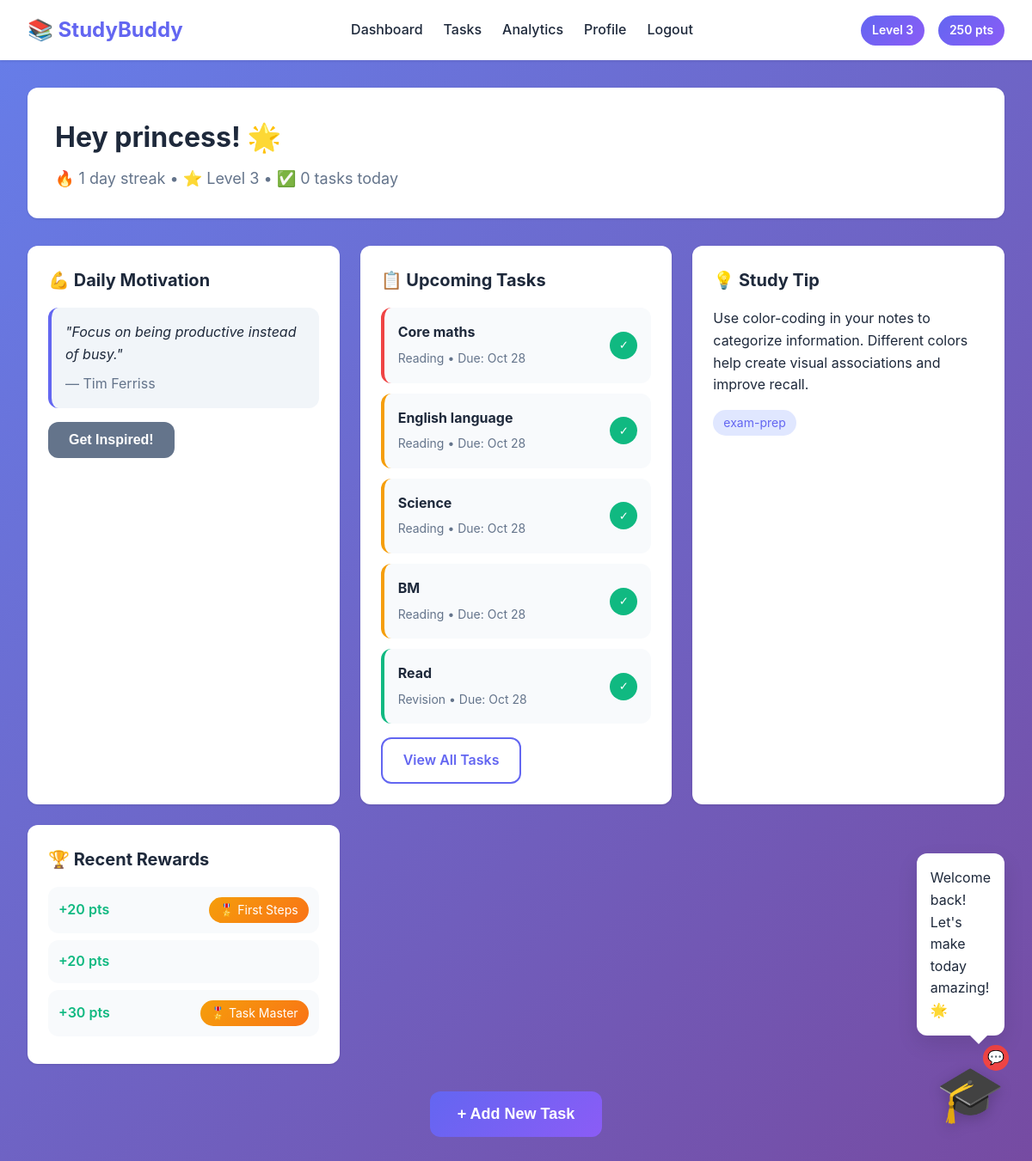
Page /dashboard/ (signed in) on the committed database.
### core/models.py (models this page shows, shortened)
class UserProfile(models.Model):
    user = models.OneToOneField(User, on_delete=models.CASCADE, related_name='profile')
    profile_image = models.ImageField(upload_to='profiles/', null=True, blank=True)
    level = models.IntegerField(default=1)
    total_points = models.IntegerField(default=0)
    streak_count = models.IntegerField(default=0)
    last_activity_date = models.DateField(null=True, blank=True)

class Quote(models.Model):
    CATEGORY_CHOICES = [
        ('motivation', 'Motivation'),
        ('focus', 'Focus'),
        ('time-management', 'Time Management'),
    ]
    content = models.TextField()
    author = models.CharField(max_length=100)
    category = models.CharField(max_length=30, choices=CATEGORY_CHOICES, default='motivation')
    date_added = models.DateTimeField(auto_now_add=True)

class Task(models.Model):
    CATEGORY_CHOICES = [
        ('homework', 'Homework'),
        ('reading', 'Reading'),
        ('revision', 'Revision'),
        ('other', 'Other'),
    ]
    PRIORITY_CHOICES = [
        ('low', 'Low'),
        ('medium', 'Medium'),
        ('high', 'High'),
    ]
    user = models.ForeignKey(User, on_delete=models.CASCADE, related_name='tasks')
    title = models.CharField(max_length=200)
    description = models.TextField(blank=True)
    category = models.CharField(max_length=20, choices=CATEGORY_CHOICES, default='other')
    priority = models.CharField(max_length=20, choices=PRIORITY_CHOICES, default='medium')
    due_date = models.DateTimeField()
    is_completed = models.BooleanField(default=False)
    created_at = models.DateTimeField(auto_now_add=True)
    completed_at = models.DateTimeField(null=True, blank=True)
    class Meta:
        ordering = ['-created_at']

class StudyTip(models.Model):
    DIFFICULTY_CHOICES = [
        ('easy', 'Easy'),
        ('moderate', 'Moderate'),
        ('hard', 'Hard'),
    ]
    content = models.TextField()
    difficulty_level = models.CharField(max_length=20, choices=DIFFICULTY_CHOICES, default='moderate')
    context_tag = models.CharField(max_length=50)
    date_added = models.DateTimeField(auto_now_add=True)

class Reward(models.Model):
    user = models.ForeignKey(User, on_delete=models.CASCADE, related_name='rewards')
    task = models.ForeignKey(Task, on_delete=models.SET_NULL, null=True, blank=True)
    points_earned = models.IntegerField(default=0)
    badge_name = models.CharField(max_length=100, null=True, blank=True)
    date_awarded = models.DateTimeField(auto_now_add=True)
    class Meta:
        ordering = ['-date_awarded']

### core/views.py (the view)
# urls.py: path('dashboard/', views.dashboard_view, name='dashboard'),
@login_required
def dashboard_view(request):
    tasks = Task.objects.filter(user=request.user, is_completed=False).order_by('due_date')[:5]
    recent_rewards = Reward.objects.filter(user=request.user)[:3]
    completed_today = Task.objects.filter(
        user=request.user,
        is_completed=True,
        completed_at__date=timezone.now().date()
    ).count()
    quote = Quote.objects.order_by('?').first()
    tip = StudyTip.objects.order_by('?').first()
    context = {
        'tasks': tasks,
        'recent_rewards': recent_rewards,
        'completed_today': completed_today,
        'quote': quote,
        'tip': tip,
        'profile': request.user.profile,
    }
    return render(request, 'dashboard.html', context)

### templates/dashboard.html (shortened to what this page needs)
{% extends 'base.html' %}
{% block content %}
<div class="dashboard">
    <div class="welcome-section">
        <h1>Hey {{ user.username }}! 🌟</h1>
        <p class="streak-text">
            🔥 {{ profile.streak_count }} day streak •
            ⭐ Level {{ profile.level }} •
            ✅ {{ completed_today }} tasks today
        </p>
    </div>
    <div class="dashboard-grid">
        <div class="card motivation-card">
            <h2>💪 Daily Motivation</h2>
            {% if quote %}
            <blockquote class="quote">
                "{{ quote.content }}"
                <footer>— {{ quote.author }}</footer>
            </blockquote>
            {% endif %}
            <button onclick="getNewMotivation()" class="btn btn-secondary">Get Inspired!</button>
        </div>
        <div class="card tasks-card">
            <h2>📋 Upcoming Tasks</h2>
            {% if tasks %}
            <ul class="task-list">
                {% for task in tasks %}
                <li class="task-item priority-{{ task.priority }}">
                    <div class="task-info">
                        <strong>{{ task.title }}</strong>
                        <span class="task-meta">{{ task.category|title }} • Due: {{ task.due_date|date:"M d" }}</span>
                    </div>
                    <button onclick="completeTask({{ task.id }})" class="btn-icon">✓</button>
                </li>
                {% endfor %}
            </ul>
            {% else %}
            <p class="empty-state">No pending tasks. You're all caught up! 🎉</p>
            {% endif %}
            <a href="{% url 'tasks' %}" class="btn btn-outline">View All Tasks</a>
        </div>
        <div class="card tips-card">
            <h2>💡 Study Tip</h2>
            {% if tip %}
            <p class="tip-content">{{ tip.content }}</p>
            <span class="tip-tag">{{ tip.context_tag }}</span>
            {% endif %}
        </div>
        <div class="card rewards-card">
            <h2>🏆 Recent Rewards</h2>
            {% if recent_rewards %}
            <ul class="rewards-list">
                {% for reward in recent_rewards %}
                <li class="reward-item">
                    <span class="reward-points">+{{ reward.points_earned }} pts</span>
                    {% if reward.badge_name %}
                    <span class="badge">🎖️ {{ reward.badge_name }}</span>
                    {% endif %}
                </li>
                {% endfor %}
            </ul>
            {% else %}
            <p class="empty-state">Complete tasks to earn rewards! 🎁</p>
            {% endif %}
        </div>
    </div>
    <div class="quick-add">
        <button onclick="showTaskModal()" class="btn btn-primary btn-large">+ Add New Task</button>
    </div>
</div>
{% endblock %}

### templates/base.html (shortened to what this page needs)
{% load static %}
<!DOCTYPE html>
<html lang="en">
<head>
    <link rel="stylesheet" href="/static/css/style.css">
</head>
<body>
    {% if user.is_authenticated %}
    <nav class="navbar">
        <div class="nav-container">
            <div class="nav-brand">
                <span class="logo">📚 StudyBuddy</span>
            </div>
            <div class="nav-links">
                <a href="{% url 'dashboard' %}" class="nav-link">Dashboard</a>
                <a href="{% url 'tasks' %}" class="nav-link">Tasks</a>
                <a href="{% url 'analytics' %}" class="nav-link">Analytics</a>
                <a href="{% url 'profile' %}" class="nav-link">Profile</a>
                <a href="{% url 'logout' %}" onclick="return confirm('Are you sure you want to log out?');" class="nav-link">Logout</a>
            </div>
            <div class="nav-user">
                <span class="level-badge">Level {{ user.profile.level }}</span>
                <span class="points-badge">{{ user.profile.total_points }} pts</span>
            </div>
        </div>
    </nav>
    {% endif %}
<div id="mascot" class="mascot">
    <div class="chat-badge" id="chatBadge">💬</div>
    <div id="mascot-message" class="mascot-message"></div>
    <div class="mascot-face" onclick="toggleChat()">🎓</div>
</div>
    <main class="container">
        {% block content %}{% endblock %}
    </main>
</body>
</html>

### rows in the picture
UserProfile: streak_count "1", level "3"
Quote: content "Focus on being productive instead of busy.", author "Tim Ferriss"
Task: title "Core maths", category "Reading", due_date "Oct 28"
Task: title "English language", category "Reading", due_date "Oct 28"
Task: title "Science", category "Reading", due_date "Oct 28"
Task: title "BM", category "Reading", due_date "Oct 28"
Task: title "Read", category "Revision", due_date "Oct 28"
StudyTip: content "Use color-coding in your notes to categorize information. Different colors help create visual associations and improve recall.", context_tag "exam-prep"
Reward: points_earned "20", badge_name "First Steps"
Reward: points_earned "20"
Reward: points_earned "30", badge_name "Task Master"

### other values in the picture
{{ user.profile.level }} "3"
{{ user.profile.total_points }} "250"
{{ user.username }} "princess"
{{ completed_today }} "0"
